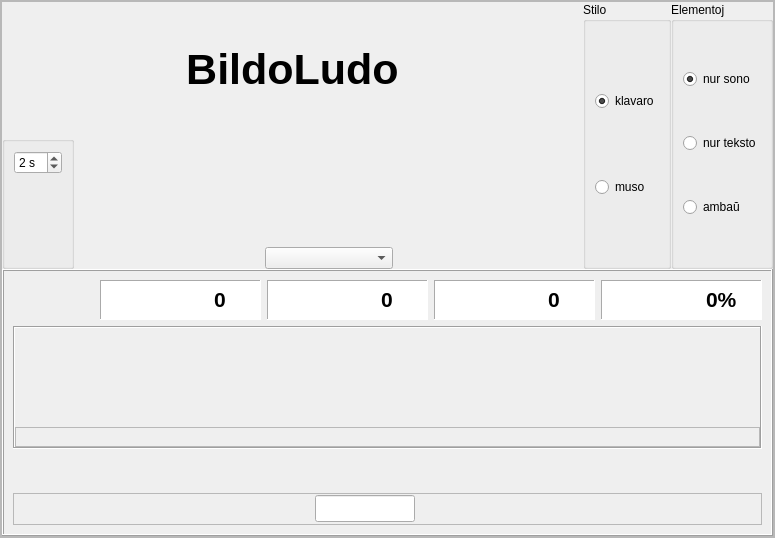
<?xml version="1.0" encoding="UTF-8"?>
<ui version="4.0">
 <class>bildoludo</class>
 <widget class="QFrame" name="bildoludo">
  <property name="geometry">
   <rect>
    <x>0</x>
    <y>0</y>
    <width>775</width>
    <height>538</height>
   </rect>
  </property>
  <property name="windowTitle">
   <string>Frame</string>
  </property>
  <property name="frameShape">
   <enum>QFrame::StyledPanel</enum>
  </property>
  <property name="frameShadow">
   <enum>QFrame::Raised</enum>
  </property>
  <layout class="QVBoxLayout" name="verticalLayout_6">
   <property name="spacing">
    <number>0</number>
   </property>
   <property name="leftMargin">
    <number>0</number>
   </property>
   <property name="topMargin">
    <number>0</number>
   </property>
   <property name="rightMargin">
    <number>0</number>
   </property>
   <property name="bottomMargin">
    <number>0</number>
   </property>
   <item>
    <widget class="QScrollArea" name="scrollArea">
     <property name="widgetResizable">
      <bool>true</bool>
     </property>
     <widget class="QWidget" name="scrollAreaWidgetContents">
      <property name="geometry">
       <rect>
        <x>0</x>
        <y>0</y>
        <width>771</width>
        <height>534</height>
       </rect>
      </property>
      <layout class="QVBoxLayout" name="verticalLayout_5">
       <property name="spacing">
        <number>0</number>
       </property>
       <property name="leftMargin">
        <number>0</number>
       </property>
       <property name="topMargin">
        <number>0</number>
       </property>
       <property name="rightMargin">
        <number>0</number>
       </property>
       <property name="bottomMargin">
        <number>0</number>
       </property>
       <item>
        <layout class="QHBoxLayout" name="horizontalLayout_6">
         <item>
          <layout class="QVBoxLayout" name="verticalLayout_4">
           <item>
            <widget class="QLabel" name="label_3">
             <property name="styleSheet">
              <string notr="true">font-size: 32pt;
font-weight: bold;</string>
             </property>
             <property name="text">
              <string>BildoLudo</string>
             </property>
             <property name="alignment">
              <set>Qt::AlignCenter</set>
             </property>
            </widget>
           </item>
           <item>
            <layout class="QHBoxLayout" name="horizontalLayout_4">
             <item>
              <layout class="QHBoxLayout" name="horizontalLayout_5"/>
             </item>
             <item>
              <widget class="QGroupBox" name="groupBox_2">
               <property name="title">
                <string/>
               </property>
               <layout class="QVBoxLayout" name="verticalLayout_9">
                <item>
                 <widget class="QSpinBox" name="spinBox">
                  <property name="maximumSize">
                   <size>
                    <width>48</width>
                    <height>16777215</height>
                   </size>
                  </property>
                  <property name="suffix">
                   <string> s</string>
                  </property>
                  <property name="minimum">
                   <number>1</number>
                  </property>
                  <property name="maximum">
                   <number>15</number>
                  </property>
                  <property name="value">
                   <number>2</number>
                  </property>
                 </widget>
                </item>
                <item>
                 <widget class="QLabel" name="label_2">
                  <property name="maximumSize">
                   <size>
                    <width>48</width>
                    <height>16777215</height>
                   </size>
                  </property>
                  <property name="text">
                   <string/>
                  </property>
                  <property name="alignment">
                   <set>Qt::AlignCenter</set>
                  </property>
                 </widget>
                </item>
               </layout>
              </widget>
             </item>
             <item>
              <spacer name="horizontalSpacer_4">
               <property name="orientation">
                <enum>Qt::Horizontal</enum>
               </property>
               <property name="sizeHint" stdset="0">
                <size>
                 <width>108</width>
                 <height>20</height>
                </size>
               </property>
              </spacer>
             </item>
             <item>
              <layout class="QVBoxLayout" name="verticalLayout_3">
               <item>
                <widget class="QLabel" name="label">
                 <property name="text">
                  <string/>
                 </property>
                </widget>
               </item>
               <item>
                <widget class="QComboBox" name="BildoListo">
                 <property name="minimumSize">
                  <size>
                   <width>128</width>
                   <height>0</height>
                  </size>
                 </property>
                </widget>
               </item>
              </layout>
             </item>
             <item>
              <spacer name="horizontalSpacer_5">
               <property name="orientation">
                <enum>Qt::Horizontal</enum>
               </property>
               <property name="sizeHint" stdset="0">
                <size>
                 <width>107</width>
                 <height>20</height>
                </size>
               </property>
              </spacer>
             </item>
            </layout>
           </item>
          </layout>
         </item>
         <item>
          <layout class="QHBoxLayout" name="horizontalLayout_12">
           <item>
            <widget class="QGroupBox" name="groupBox">
             <property name="title">
              <string>Stilo</string>
             </property>
             <layout class="QVBoxLayout" name="verticalLayout_8">
              <item>
               <widget class="QRadioButton" name="stilo_klavaro">
                <property name="text">
                 <string notr="true">klavaro</string>
                </property>
                <property name="iconSize">
                 <size>
                  <width>48</width>
                  <height>48</height>
                 </size>
                </property>
                <property name="checked">
                 <bool>true</bool>
                </property>
               </widget>
              </item>
              <item>
               <widget class="QRadioButton" name="stilo_muso">
                <property name="text">
                 <string notr="true">muso</string>
                </property>
                <property name="iconSize">
                 <size>
                  <width>48</width>
                  <height>48</height>
                 </size>
                </property>
               </widget>
              </item>
             </layout>
            </widget>
           </item>
           <item>
            <widget class="QGroupBox" name="Elementoj">
             <property name="title">
              <string>Elementoj</string>
             </property>
             <layout class="QVBoxLayout" name="verticalLayout_7">
              <item>
               <widget class="QRadioButton" name="nur_sono">
                <property name="text">
                 <string notr="true">nur sono</string>
                </property>
                <property name="iconSize">
                 <size>
                  <width>24</width>
                  <height>24</height>
                 </size>
                </property>
                <property name="checked">
                 <bool>true</bool>
                </property>
               </widget>
              </item>
              <item>
               <widget class="QRadioButton" name="nur_teksto">
                <property name="text">
                 <string notr="true">nur teksto</string>
                </property>
                <property name="iconSize">
                 <size>
                  <width>24</width>
                  <height>24</height>
                 </size>
                </property>
               </widget>
              </item>
              <item>
               <widget class="QRadioButton" name="ambau">
                <property name="text">
                 <string notr="true">ambaŭ</string>
                </property>
                <property name="iconSize">
                 <size>
                  <width>48</width>
                  <height>24</height>
                 </size>
                </property>
               </widget>
              </item>
             </layout>
            </widget>
           </item>
          </layout>
         </item>
        </layout>
       </item>
       <item>
        <widget class="QFrame" name="frame">
         <property name="frameShape">
          <enum>QFrame::Box</enum>
         </property>
         <property name="frameShadow">
          <enum>QFrame::Raised</enum>
         </property>
         <layout class="QVBoxLayout" name="verticalLayout_2">
          <item>
           <layout class="QHBoxLayout" name="horizontalLayout_13" stretch="0,1,1,1,1">
            <item>
             <widget class="QFrame" name="frame_10">
              <property name="minimumSize">
               <size>
                <width>0</width>
                <height>0</height>
               </size>
              </property>
              <property name="maximumSize">
               <size>
                <width>16777215</width>
                <height>16777215</height>
               </size>
              </property>
              <property name="autoFillBackground">
               <bool>false</bool>
              </property>
              <property name="frameShape">
               <enum>QFrame::NoFrame</enum>
              </property>
              <property name="frameShadow">
               <enum>QFrame::Sunken</enum>
              </property>
              <layout class="QHBoxLayout" name="horizontalLayout_3">
               <property name="spacing">
                <number>1</number>
               </property>
               <property name="leftMargin">
                <number>0</number>
               </property>
               <property name="topMargin">
                <number>0</number>
               </property>
               <property name="rightMargin">
                <number>0</number>
               </property>
               <property name="bottomMargin">
                <number>0</number>
               </property>
               <item>
                <widget class="QPushButton" name="BitBtn4">
                 <property name="text">
                  <string notr="true"/>
                 </property>
                 <property name="icon">
                  <iconset resource="ikonoj.qrc">
                   <normaloff>:/ikonoj/ekzercoj/komenci.png</normaloff>:/ikonoj/ekzercoj/komenci.png</iconset>
                 </property>
                 <property name="iconSize">
                  <size>
                   <width>32</width>
                   <height>32</height>
                  </size>
                 </property>
                 <property name="flat">
                  <bool>true</bool>
                 </property>
                </widget>
               </item>
               <item>
                <widget class="QPushButton" name="BitBtn5">
                 <property name="enabled">
                  <bool>false</bool>
                 </property>
                 <property name="text">
                  <string notr="true"/>
                 </property>
                 <property name="icon">
                  <iconset resource="ikonoj.qrc">
                   <normaloff>:/ikonoj/ekzercoj/halti.png</normaloff>:/ikonoj/ekzercoj/halti.png</iconset>
                 </property>
                 <property name="iconSize">
                  <size>
                   <width>32</width>
                   <height>32</height>
                  </size>
                 </property>
                 <property name="flat">
                  <bool>true</bool>
                 </property>
                </widget>
               </item>
              </layout>
             </widget>
            </item>
            <item>
             <widget class="QFrame" name="frame_11">
              <property name="minimumSize">
               <size>
                <width>80</width>
                <height>40</height>
               </size>
              </property>
              <property name="maximumSize">
               <size>
                <width>16777215</width>
                <height>16777215</height>
               </size>
              </property>
              <property name="autoFillBackground">
               <bool>false</bool>
              </property>
              <property name="styleSheet">
               <string notr="true">background-color: rgb(255, 255, 255);</string>
              </property>
              <property name="frameShape">
               <enum>QFrame::Panel</enum>
              </property>
              <property name="frameShadow">
               <enum>QFrame::Sunken</enum>
              </property>
              <layout class="QHBoxLayout" name="horizontalLayout_8">
               <property name="spacing">
                <number>1</number>
               </property>
               <property name="leftMargin">
                <number>2</number>
               </property>
               <property name="topMargin">
                <number>0</number>
               </property>
               <property name="rightMargin">
                <number>0</number>
               </property>
               <property name="bottomMargin">
                <number>0</number>
               </property>
               <item>
                <widget class="QLabel" name="label_6">
                 <property name="sizePolicy">
                  <sizepolicy hsizetype="Preferred" vsizetype="Preferred">
                   <horstretch>0</horstretch>
                   <verstretch>0</verstretch>
                  </sizepolicy>
                 </property>
                 <property name="text">
                  <string/>
                 </property>
                 <property name="pixmap">
                  <pixmap resource="ikonoj.qrc">:/ikonoj/kubeto.png</pixmap>
                 </property>
                 <property name="alignment">
                  <set>Qt::AlignCenter</set>
                 </property>
                </widget>
               </item>
               <item>
                <widget class="QSpinBox" name="Placar5">
                 <property name="font">
                  <font>
                   <pointsize>16</pointsize>
                   <weight>75</weight>
                   <bold>true</bold>
                  </font>
                 </property>
                 <property name="styleSheet">
                  <string notr="true">font-size: 16pt;
font-weight: bold;</string>
                 </property>
                 <property name="frame">
                  <bool>false</bool>
                 </property>
                 <property name="alignment">
                  <set>Qt::AlignCenter</set>
                 </property>
                 <property name="readOnly">
                  <bool>true</bool>
                 </property>
                 <property name="buttonSymbols">
                  <enum>QAbstractSpinBox::NoButtons</enum>
                 </property>
                </widget>
               </item>
              </layout>
             </widget>
            </item>
            <item>
             <widget class="QFrame" name="frame_12">
              <property name="minimumSize">
               <size>
                <width>80</width>
                <height>40</height>
               </size>
              </property>
              <property name="maximumSize">
               <size>
                <width>16777215</width>
                <height>16777215</height>
               </size>
              </property>
              <property name="autoFillBackground">
               <bool>false</bool>
              </property>
              <property name="styleSheet">
               <string notr="true">background-color: rgb(255, 255, 255);</string>
              </property>
              <property name="frameShape">
               <enum>QFrame::Panel</enum>
              </property>
              <property name="frameShadow">
               <enum>QFrame::Sunken</enum>
              </property>
              <layout class="QHBoxLayout" name="horizontalLayout_9">
               <property name="spacing">
                <number>1</number>
               </property>
               <property name="leftMargin">
                <number>2</number>
               </property>
               <property name="topMargin">
                <number>0</number>
               </property>
               <property name="rightMargin">
                <number>0</number>
               </property>
               <property name="bottomMargin">
                <number>0</number>
               </property>
               <item>
                <widget class="QLabel" name="label_8">
                 <property name="text">
                  <string/>
                 </property>
                 <property name="pixmap">
                  <pixmap resource="ikonoj.qrc">:/ikonoj/korektaj.png</pixmap>
                 </property>
                 <property name="scaledContents">
                  <bool>false</bool>
                 </property>
                 <property name="alignment">
                  <set>Qt::AlignCenter</set>
                 </property>
                </widget>
               </item>
               <item>
                <widget class="QSpinBox" name="Placar6">
                 <property name="font">
                  <font>
                   <pointsize>16</pointsize>
                   <weight>75</weight>
                   <bold>true</bold>
                  </font>
                 </property>
                 <property name="styleSheet">
                  <string notr="true">font-size: 16pt;
font-weight: bold;</string>
                 </property>
                 <property name="frame">
                  <bool>false</bool>
                 </property>
                 <property name="alignment">
                  <set>Qt::AlignCenter</set>
                 </property>
                 <property name="readOnly">
                  <bool>true</bool>
                 </property>
                 <property name="buttonSymbols">
                  <enum>QAbstractSpinBox::NoButtons</enum>
                 </property>
                </widget>
               </item>
              </layout>
             </widget>
            </item>
            <item>
             <widget class="QFrame" name="frame_36">
              <property name="minimumSize">
               <size>
                <width>80</width>
                <height>40</height>
               </size>
              </property>
              <property name="maximumSize">
               <size>
                <width>16777215</width>
                <height>16777215</height>
               </size>
              </property>
              <property name="autoFillBackground">
               <bool>false</bool>
              </property>
              <property name="styleSheet">
               <string notr="true">background-color: rgb(255, 255, 255);</string>
              </property>
              <property name="frameShape">
               <enum>QFrame::Panel</enum>
              </property>
              <property name="frameShadow">
               <enum>QFrame::Sunken</enum>
              </property>
              <layout class="QHBoxLayout" name="horizontalLayout_10">
               <property name="spacing">
                <number>1</number>
               </property>
               <property name="leftMargin">
                <number>2</number>
               </property>
               <property name="topMargin">
                <number>0</number>
               </property>
               <property name="rightMargin">
                <number>0</number>
               </property>
               <property name="bottomMargin">
                <number>0</number>
               </property>
               <item>
                <widget class="QLabel" name="label_9">
                 <property name="minimumSize">
                  <size>
                   <width>32</width>
                   <height>32</height>
                  </size>
                 </property>
                 <property name="text">
                  <string/>
                 </property>
                 <property name="pixmap">
                  <pixmap resource="ikonoj.qrc">:/ikonoj/malkorektaj.png</pixmap>
                 </property>
                 <property name="scaledContents">
                  <bool>false</bool>
                 </property>
                 <property name="alignment">
                  <set>Qt::AlignCenter</set>
                 </property>
                </widget>
               </item>
               <item>
                <widget class="QSpinBox" name="Placar7">
                 <property name="minimumSize">
                  <size>
                   <width>32</width>
                   <height>32</height>
                  </size>
                 </property>
                 <property name="font">
                  <font>
                   <pointsize>16</pointsize>
                   <weight>75</weight>
                   <bold>true</bold>
                  </font>
                 </property>
                 <property name="styleSheet">
                  <string notr="true">font-size: 16pt;
font-weight: bold;</string>
                 </property>
                 <property name="frame">
                  <bool>false</bool>
                 </property>
                 <property name="alignment">
                  <set>Qt::AlignCenter</set>
                 </property>
                 <property name="readOnly">
                  <bool>true</bool>
                 </property>
                 <property name="buttonSymbols">
                  <enum>QAbstractSpinBox::NoButtons</enum>
                 </property>
                 <property name="value">
                  <number>0</number>
                 </property>
                </widget>
               </item>
              </layout>
             </widget>
            </item>
            <item>
             <widget class="QFrame" name="frame_37">
              <property name="minimumSize">
               <size>
                <width>110</width>
                <height>40</height>
               </size>
              </property>
              <property name="maximumSize">
               <size>
                <width>16777215</width>
                <height>16777215</height>
               </size>
              </property>
              <property name="autoFillBackground">
               <bool>false</bool>
              </property>
              <property name="styleSheet">
               <string notr="true">background-color: rgb(255, 255, 255);</string>
              </property>
              <property name="frameShape">
               <enum>QFrame::Panel</enum>
              </property>
              <property name="frameShadow">
               <enum>QFrame::Sunken</enum>
              </property>
              <layout class="QHBoxLayout" name="horizontalLayout_11">
               <property name="spacing">
                <number>1</number>
               </property>
               <property name="leftMargin">
                <number>2</number>
               </property>
               <property name="topMargin">
                <number>0</number>
               </property>
               <property name="rightMargin">
                <number>0</number>
               </property>
               <property name="bottomMargin">
                <number>0</number>
               </property>
               <item>
                <widget class="QLabel" name="label_10">
                 <property name="text">
                  <string/>
                 </property>
                 <property name="pixmap">
                  <pixmap resource="ikonoj.qrc">:/ikonoj/kalkulilo.png</pixmap>
                 </property>
                 <property name="scaledContents">
                  <bool>false</bool>
                 </property>
                 <property name="alignment">
                  <set>Qt::AlignCenter</set>
                 </property>
                </widget>
               </item>
               <item>
                <widget class="QSpinBox" name="Placar8">
                 <property name="font">
                  <font>
                   <pointsize>16</pointsize>
                   <weight>75</weight>
                   <bold>true</bold>
                  </font>
                 </property>
                 <property name="styleSheet">
                  <string notr="true">font-size: 16pt;
font-weight: bold;</string>
                 </property>
                 <property name="frame">
                  <bool>false</bool>
                 </property>
                 <property name="alignment">
                  <set>Qt::AlignCenter</set>
                 </property>
                 <property name="readOnly">
                  <bool>true</bool>
                 </property>
                 <property name="buttonSymbols">
                  <enum>QAbstractSpinBox::NoButtons</enum>
                 </property>
                 <property name="suffix">
                  <string>%</string>
                 </property>
                 <property name="maximum">
                  <number>100</number>
                 </property>
                 <property name="value">
                  <number>0</number>
                 </property>
                </widget>
               </item>
              </layout>
             </widget>
            </item>
           </layout>
          </item>
          <item>
           <widget class="QFrame" name="Bildujo">
            <property name="maximumSize">
             <size>
              <width>16777215</width>
              <height>16777215</height>
             </size>
            </property>
            <property name="frameShape">
             <enum>QFrame::Box</enum>
            </property>
            <property name="frameShadow">
             <enum>QFrame::Sunken</enum>
            </property>
            <layout class="QVBoxLayout" name="verticalLayout">
             <property name="spacing">
              <number>3</number>
             </property>
             <property name="leftMargin">
              <number>0</number>
             </property>
             <property name="topMargin">
              <number>0</number>
             </property>
             <property name="rightMargin">
              <number>0</number>
             </property>
             <property name="bottomMargin">
              <number>0</number>
             </property>
             <item>
              <layout class="QHBoxLayout" name="horizontalLayout_7">
               <property name="spacing">
                <number>1</number>
               </property>
               <item>
                <widget class="myLabel" name="Image1">
                 <property name="minimumSize">
                  <size>
                   <width>96</width>
                   <height>96</height>
                  </size>
                 </property>
                 <property name="maximumSize">
                  <size>
                   <width>96</width>
                   <height>96</height>
                  </size>
                 </property>
                 <property name="scaledContents">
                  <bool>true</bool>
                 </property>
                 <property name="alignment">
                  <set>Qt::AlignCenter</set>
                 </property>
                </widget>
               </item>
               <item>
                <widget class="myLabel" name="Image2">
                 <property name="minimumSize">
                  <size>
                   <width>96</width>
                   <height>96</height>
                  </size>
                 </property>
                 <property name="maximumSize">
                  <size>
                   <width>96</width>
                   <height>96</height>
                  </size>
                 </property>
                 <property name="scaledContents">
                  <bool>true</bool>
                 </property>
                 <property name="alignment">
                  <set>Qt::AlignCenter</set>
                 </property>
                </widget>
               </item>
               <item>
                <widget class="myLabel" name="Image3">
                 <property name="minimumSize">
                  <size>
                   <width>96</width>
                   <height>96</height>
                  </size>
                 </property>
                 <property name="maximumSize">
                  <size>
                   <width>96</width>
                   <height>96</height>
                  </size>
                 </property>
                 <property name="scaledContents">
                  <bool>true</bool>
                 </property>
                 <property name="alignment">
                  <set>Qt::AlignCenter</set>
                 </property>
                </widget>
               </item>
               <item>
                <widget class="myLabel" name="Image4">
                 <property name="minimumSize">
                  <size>
                   <width>96</width>
                   <height>96</height>
                  </size>
                 </property>
                 <property name="maximumSize">
                  <size>
                   <width>96</width>
                   <height>96</height>
                  </size>
                 </property>
                 <property name="scaledContents">
                  <bool>true</bool>
                 </property>
                 <property name="alignment">
                  <set>Qt::AlignCenter</set>
                 </property>
                </widget>
               </item>
               <item>
                <widget class="myLabel" name="Image5">
                 <property name="minimumSize">
                  <size>
                   <width>96</width>
                   <height>96</height>
                  </size>
                 </property>
                 <property name="maximumSize">
                  <size>
                   <width>96</width>
                   <height>96</height>
                  </size>
                 </property>
                 <property name="scaledContents">
                  <bool>true</bool>
                 </property>
                 <property name="alignment">
                  <set>Qt::AlignCenter</set>
                 </property>
                </widget>
               </item>
              </layout>
             </item>
             <item>
              <widget class="QFrame" name="Tekstujo">
               <property name="styleSheet">
                <string notr="true">font-size: 12pt;</string>
               </property>
               <property name="frameShape">
                <enum>QFrame::StyledPanel</enum>
               </property>
               <property name="frameShadow">
                <enum>QFrame::Raised</enum>
               </property>
               <layout class="QHBoxLayout" name="horizontalLayout">
                <property name="spacing">
                 <number>1</number>
                </property>
                <property name="leftMargin">
                 <number>0</number>
                </property>
                <property name="topMargin">
                 <number>0</number>
                </property>
                <property name="rightMargin">
                 <number>0</number>
                </property>
                <property name="bottomMargin">
                 <number>0</number>
                </property>
                <item>
                 <widget class="QLabel" name="Label1">
                  <property name="font">
                   <font>
                    <pointsize>12</pointsize>
                   </font>
                  </property>
                  <property name="text">
                   <string notr="true"/>
                  </property>
                  <property name="alignment">
                   <set>Qt::AlignHCenter|Qt::AlignTop</set>
                  </property>
                 </widget>
                </item>
                <item>
                 <widget class="QLabel" name="Label2">
                  <property name="font">
                   <font>
                    <pointsize>12</pointsize>
                   </font>
                  </property>
                  <property name="text">
                   <string notr="true"/>
                  </property>
                  <property name="alignment">
                   <set>Qt::AlignHCenter|Qt::AlignTop</set>
                  </property>
                 </widget>
                </item>
                <item>
                 <widget class="QLabel" name="Label3">
                  <property name="font">
                   <font>
                    <pointsize>12</pointsize>
                   </font>
                  </property>
                  <property name="text">
                   <string notr="true"/>
                  </property>
                  <property name="alignment">
                   <set>Qt::AlignHCenter|Qt::AlignTop</set>
                  </property>
                 </widget>
                </item>
                <item>
                 <widget class="QLabel" name="Label4">
                  <property name="font">
                   <font>
                    <pointsize>12</pointsize>
                   </font>
                  </property>
                  <property name="text">
                   <string notr="true"/>
                  </property>
                  <property name="alignment">
                   <set>Qt::AlignHCenter|Qt::AlignTop</set>
                  </property>
                 </widget>
                </item>
                <item>
                 <widget class="QLabel" name="Label5">
                  <property name="font">
                   <font>
                    <pointsize>12</pointsize>
                   </font>
                  </property>
                  <property name="text">
                   <string notr="true"/>
                  </property>
                  <property name="alignment">
                   <set>Qt::AlignHCenter|Qt::AlignTop</set>
                  </property>
                 </widget>
                </item>
               </layout>
              </widget>
             </item>
            </layout>
           </widget>
          </item>
          <item>
           <widget class="QLabel" name="Musklako">
            <property name="font">
             <font>
              <pointsize>14</pointsize>
             </font>
            </property>
            <property name="styleSheet">
             <string notr="true">font-size: 14pt;</string>
            </property>
            <property name="text">
             <string/>
            </property>
            <property name="alignment">
             <set>Qt::AlignCenter</set>
            </property>
           </widget>
          </item>
          <item>
           <widget class="QFrame" name="Tajpujo">
            <property name="frameShape">
             <enum>QFrame::StyledPanel</enum>
            </property>
            <property name="frameShadow">
             <enum>QFrame::Raised</enum>
            </property>
            <layout class="QHBoxLayout" name="horizontalLayout_2">
             <property name="leftMargin">
              <number>0</number>
             </property>
             <property name="topMargin">
              <number>0</number>
             </property>
             <property name="rightMargin">
              <number>0</number>
             </property>
             <property name="bottomMargin">
              <number>0</number>
             </property>
             <item>
              <spacer name="horizontalSpacer_2">
               <property name="orientation">
                <enum>Qt::Horizontal</enum>
               </property>
               <property name="sizeHint" stdset="0">
                <size>
                 <width>0</width>
                 <height>0</height>
                </size>
               </property>
              </spacer>
             </item>
             <item>
              <widget class="cx_edit" name="Tajpado">
               <property name="maximumSize">
                <size>
                 <width>100</width>
                 <height>16777215</height>
                </size>
               </property>
               <property name="font">
                <font>
                 <pointsize>12</pointsize>
                </font>
               </property>
               <property name="styleSheet">
                <string notr="true">font-size: 12pt;</string>
               </property>
               <property name="text">
                <string notr="true"/>
               </property>
               <property name="alignment">
                <set>Qt::AlignCenter</set>
               </property>
              </widget>
             </item>
             <item>
              <widget class="QPushButton" name="Butono">
               <property name="sizePolicy">
                <sizepolicy hsizetype="Maximum" vsizetype="Fixed">
                 <horstretch>0</horstretch>
                 <verstretch>0</verstretch>
                </sizepolicy>
               </property>
               <property name="text">
                <string notr="true"/>
               </property>
               <property name="icon">
                <iconset resource="ikonoj.qrc">
                 <normaloff>:/ikonoj/ekzercoj/validi.png</normaloff>:/ikonoj/ekzercoj/validi.png</iconset>
               </property>
               <property name="iconSize">
                <size>
                 <width>32</width>
                 <height>32</height>
                </size>
               </property>
               <property name="flat">
                <bool>true</bool>
               </property>
              </widget>
             </item>
             <item>
              <spacer name="horizontalSpacer">
               <property name="orientation">
                <enum>Qt::Horizontal</enum>
               </property>
               <property name="sizeHint" stdset="0">
                <size>
                 <width>0</width>
                 <height>0</height>
                </size>
               </property>
              </spacer>
             </item>
            </layout>
           </widget>
          </item>
         </layout>
        </widget>
       </item>
      </layout>
     </widget>
    </widget>
   </item>
  </layout>
 </widget>
 <customwidgets>
  <customwidget>
   <class>myLabel</class>
   <extends>QLabel</extends>
   <header>mylabel.h</header>
   <slots>
    <signal>clicked()</signal>
    <slot>slotClicked()</slot>
   </slots>
  </customwidget>
  <customwidget>
   <class>cx_edit</class>
   <extends>QLineEdit</extends>
   <header>cx_edit.h</header>
  </customwidget>
 </customwidgets>
 <resources>
  <include location="ikonoj.qrc"/>
 </resources>
 <connections/>
</ui>
